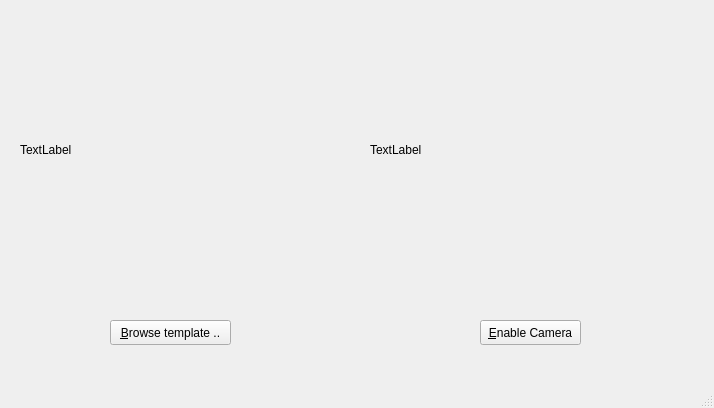
<?xml version="1.0" encoding="UTF-8"?>
<ui version="4.0">
 <class>MainWindow</class>
 <widget class="QMainWindow" name="MainWindow">
  <property name="geometry">
   <rect>
    <x>0</x>
    <y>0</y>
    <width>714</width>
    <height>408</height>
   </rect>
  </property>
  <property name="windowTitle">
   <string>SIFT Demo</string>
  </property>
  <widget class="QWidget" name="centralwidget">
   <widget class="QPushButton" name="browse_button">
    <property name="geometry">
     <rect>
      <x>110</x>
      <y>320</y>
      <width>121</width>
      <height>25</height>
     </rect>
    </property>
    <property name="text">
     <string>&amp;Browse template ..</string>
    </property>
   </widget>
   <widget class="QPushButton" name="toggle_cam_button">
    <property name="geometry">
     <rect>
      <x>480</x>
      <y>320</y>
      <width>101</width>
      <height>25</height>
     </rect>
    </property>
    <property name="text">
     <string>&amp;Enable Camera</string>
    </property>
   </widget>
   <widget class="QLabel" name="live_image_label">
    <property name="geometry">
     <rect>
      <x>370</x>
      <y>30</y>
      <width>320</width>
      <height>240</height>
     </rect>
    </property>
    <property name="text">
     <string>TextLabel</string>
    </property>
   </widget>
   <widget class="QLabel" name="template_label">
    <property name="geometry">
     <rect>
      <x>20</x>
      <y>30</y>
      <width>320</width>
      <height>240</height>
     </rect>
    </property>
    <property name="text">
     <string>TextLabel</string>
    </property>
   </widget>
  </widget>
  <widget class="QMenuBar" name="menubar">
   <property name="geometry">
    <rect>
     <x>0</x>
     <y>0</y>
     <width>714</width>
     <height>22</height>
    </rect>
   </property>
  </widget>
  <widget class="QStatusBar" name="statusbar"/>
 </widget>
 <resources/>
 <connections/>
</ui>
